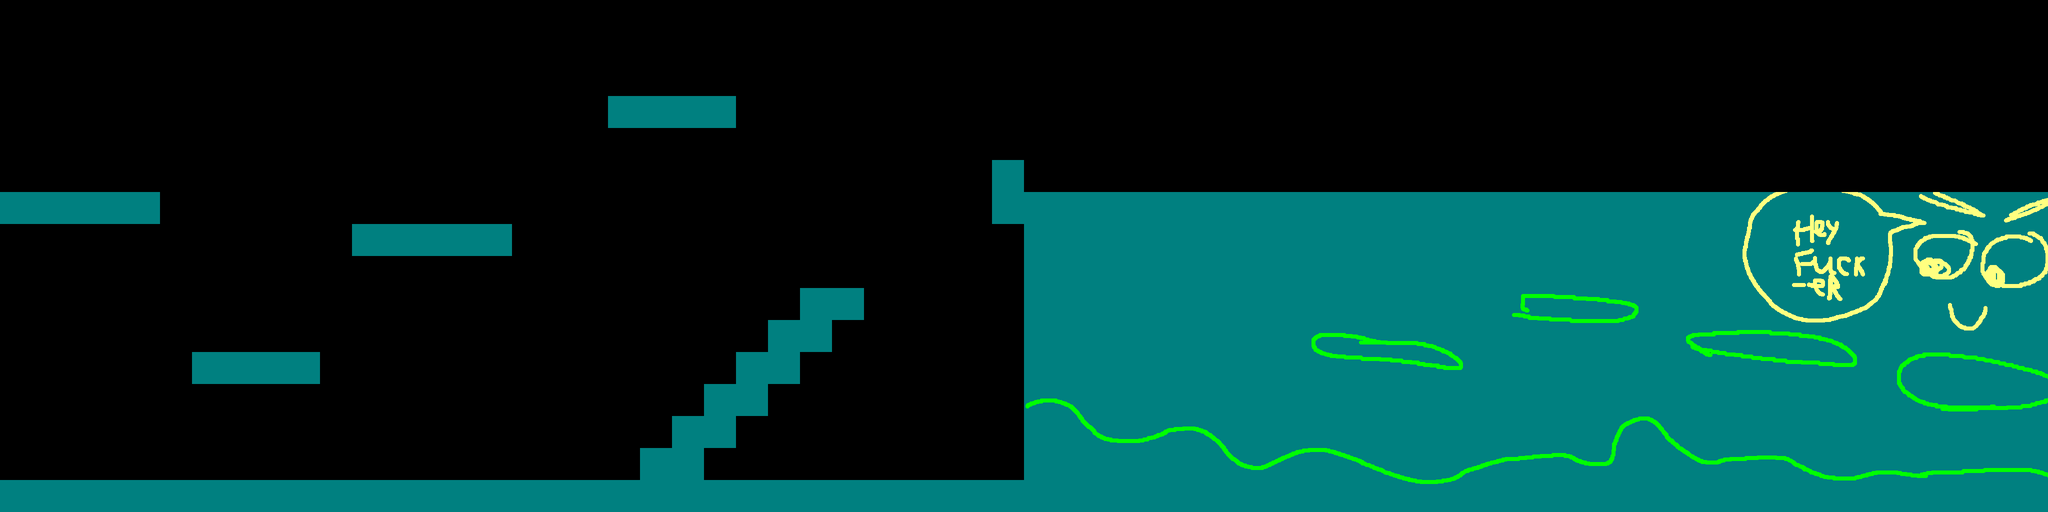

A 2D game scene composited from a Tiled map and its tileset images. What follows is a short description and the map's XML, with every tile layer's data as written:
An orthogonal 64x16 tile map with 64x64 px tiles, 1 tile layer (Tile Layer 1) and 17 objects.

<map version="1.2" tiledversion="1.3.3" orientation="orthogonal" renderorder="right-down" width="64" height="16" tilewidth="64" tileheight="64" infinite="0" nextlayerid="4" nextobjectid="24">
 <tileset firstgid="1" source="testtileset.tsx" />
 <layer id="1" name="Tile Layer 1" width="64" height="16">
  <data encoding="csv">
0,0,0,0,0,0,0,0,0,0,0,0,0,0,0,0,0,0,0,0,0,0,0,0,0,0,0,0,0,0,0,0,0,0,0,0,0,0,0,0,0,0,0,0,0,0,0,0,0,0,0,0,0,0,0,0,0,0,0,0,0,0,0,0,
0,0,0,0,0,0,0,0,0,0,0,0,0,0,0,0,0,0,0,0,0,0,0,0,0,0,0,0,0,0,0,0,0,0,0,0,0,0,0,0,0,0,0,0,0,0,0,0,0,0,0,0,0,0,0,0,0,0,0,0,0,0,0,0,
0,0,0,0,0,0,0,0,0,0,0,0,0,0,0,0,0,0,0,0,0,0,0,0,0,0,0,0,0,0,0,0,0,0,0,0,0,0,0,0,0,0,0,0,0,0,0,0,0,0,0,0,0,0,0,0,0,0,0,0,0,0,0,0,
0,0,0,0,0,0,0,0,0,0,0,0,0,0,0,0,0,0,0,66,66,66,66,0,0,0,0,0,0,0,0,0,0,0,0,0,0,0,0,0,0,0,0,0,0,0,0,0,0,0,0,0,0,0,0,0,0,0,0,0,0,0,0,0,
0,0,0,0,0,0,0,0,0,0,0,0,0,0,0,0,0,0,0,0,0,0,0,0,0,0,0,0,0,0,0,0,0,0,0,0,0,0,0,0,0,0,0,0,0,0,0,0,0,0,0,0,0,0,0,0,0,0,0,0,0,0,0,0,
0,0,0,0,0,0,0,0,0,0,0,0,0,0,0,0,0,0,0,0,0,0,0,0,0,0,0,0,0,0,0,66,0,0,0,0,0,0,0,0,0,0,0,0,0,0,0,0,0,0,0,0,0,0,0,0,0,0,0,0,0,0,0,0,
66,66,66,66,66,0,0,0,0,0,0,0,0,0,0,0,0,0,0,0,0,0,0,0,0,0,0,0,0,0,0,66,1,2,3,4,5,6,7,8,9,10,11,12,13,14,15,16,17,18,19,20,21,22,23,24,25,26,27,28,29,30,31,32,
0,0,0,0,0,0,0,0,0,0,0,66,66,66,66,66,0,0,0,0,0,0,0,0,0,0,0,0,0,0,0,0,33,34,35,36,37,38,39,40,41,42,43,44,45,46,47,48,49,50,51,52,53,54,55,56,57,58,59,60,61,62,63,64,
0,0,0,0,0,0,0,0,0,0,0,0,0,0,0,0,0,0,0,0,0,0,0,0,0,0,0,0,0,0,0,0,65,66,67,68,69,70,71,72,73,74,75,76,77,78,79,80,81,82,83,84,85,86,87,88,89,90,91,92,93,94,95,96,
0,0,0,0,0,0,0,0,0,0,0,0,0,0,0,0,0,0,0,0,0,0,0,0,0,66,66,0,0,0,0,0,97,98,99,100,101,102,103,104,105,106,107,108,109,110,111,112,113,114,115,116,117,118,119,120,121,122,123,124,125,126,127,128,
0,0,0,0,0,0,0,0,0,0,0,0,0,0,0,0,0,0,0,0,0,0,0,0,66,66,0,0,0,0,0,0,129,130,131,132,133,134,135,136,137,138,139,140,141,142,143,144,145,146,147,148,149,150,151,152,153,154,155,156,157,158,159,160,
0,0,0,0,0,0,66,66,66,66,0,0,0,0,0,0,0,0,0,0,0,0,0,66,66,0,0,0,0,0,0,0,161,162,163,164,165,166,167,168,169,170,171,172,173,174,175,176,177,178,179,180,181,182,183,184,185,186,187,188,189,190,191,192,
0,0,0,0,0,0,0,0,0,0,0,0,0,0,0,0,0,0,0,0,0,0,66,66,0,0,0,0,0,0,0,0,193,194,195,196,197,198,199,200,201,202,203,204,205,206,207,208,209,210,211,212,213,214,215,216,217,218,219,220,221,222,223,224,
0,0,0,0,0,0,0,0,0,0,0,0,0,0,0,0,0,0,0,0,0,66,66,0,0,0,0,0,0,0,0,0,225,226,227,228,229,230,231,232,233,234,235,236,237,238,239,240,241,242,243,244,245,246,247,248,249,250,251,252,253,254,255,256,
0,0,0,0,0,0,0,0,0,0,0,0,0,0,0,0,0,0,0,0,100,100,0,0,0,0,0,0,0,0,0,0,257,258,259,260,261,262,263,264,265,266,267,268,269,270,271,272,273,274,275,276,277,278,279,280,281,282,283,284,285,286,287,288,
5,5,5,5,5,5,5,5,5,5,5,5,5,5,5,5,5,5,5,5,5,5,5,5,5,5,5,5,5,5,5,5,5,290,291,292,293,294,295,296,297,298,299,300,301,302,303,304,305,306,307,308,309,310,311,312,313,314,315,316,317,318,319,320
</data>
 </layer>
 <objectgroup id="2" name="rectangles">
  <object id="3" x="0" y="384" width="320" height="64" />
  <object id="4" x="384" y="704" width="256" height="64" />
  <object id="5" x="704" y="448" width="320" height="64" />
  <object id="6" x="1216" y="192" width="256" height="64" />
  <object id="10" x="1408" y="768" width="128" height="64" />
  <object id="11" x="0" y="960" width="2048" height="64" />
  <object id="12" x="1984" y="320" width="64" height="128" />
  <object id="13" x="1344" y="832" width="128" height="64" />
  <object id="20" x="1472" y="704" width="128" height="64" />
  <object id="21" x="1536" y="640" width="128" height="64" />
  <object id="22" x="1600" y="576" width="128" height="64" />
  <object id="23" x="1280" y="896" width="128" height="64" />
 </objectgroup>
 <objectgroup id="3" name="polygons">
  <object id="14" x="2048" y="1024">
   <polygon points="0,0 0,-192 1.33333,-209.333 66.6667,-218.667 117.333,-181.333 165.333,-142.667 258.667,-144 330.667,-162.667 397.333,-124 442.667,-84 489.333,-82.6667 576,-116 614.667,-116 785.333,-54.6667 864,-58.6667 949.333,-96 1077.33,-109.333 1128,-89.3333 1177.33,-93.3333 1197.33,-169.333 1241.33,-182.667 1277.33,-160 1316,-121.333 1370.67,-94.6667 1414.67,-100 1518.67,-102.667 1609.33,-61.3333 1666.67,-61.3333 1718.67,-76 1804,-65.3333 1824,-77.3333 2014.67,-78.6667 2049.33,-69.3333 2048,0" />
  </object>
  <object id="15" x="2638.67" y="669.333">
   <polygon points="0,0 244,28 284,54.6667 281.333,69.3333 4,36 -16,13.3333" />
  </object>
  <object id="16" x="3048" y="590.667">
   <polygon points="0,0 214.667,18.6667 222.667,30.6667 197.333,50.6667 -4,40" />
  </object>
  <object id="17" x="3397.33" y="690.667">
   <polygon points="0,0 136,24 308,36 313.333,24 276,-4 130.667,-26.6667 -13.3333,-16" />
  </object>
  <object id="18" x="3850.67" y="713.333">
   <polygon points="0,0 56,2.66667 137.333,10.6667 248,42.6667 246.667,82.6667 182.667,102.667 16,101.333 -54.6667,65.3333 -54.6667,24" />
  </object>
 </objectgroup>
</map>
